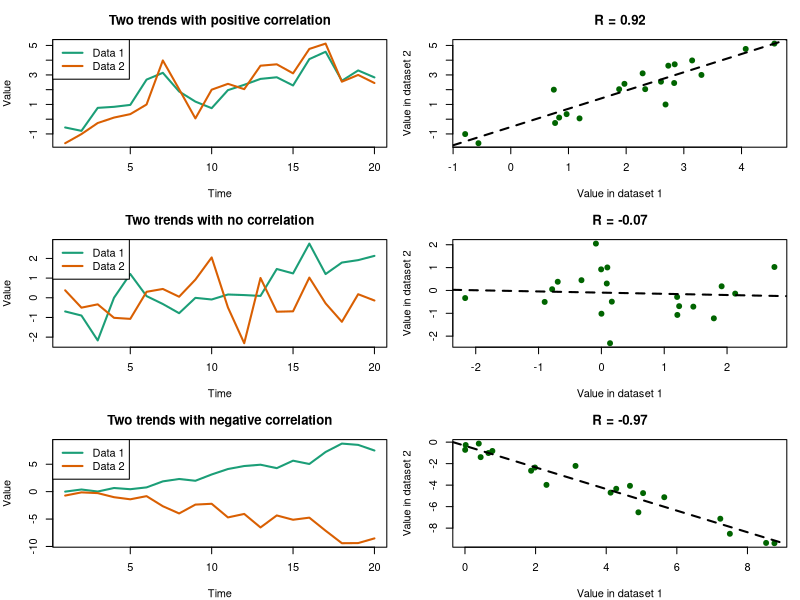

Source code (R):
set.seed(123)

# Generate three types of relationships
n <- 20

# 1. Strong positive correlation
data1_pos <- cumsum(rnorm(n))
data2_pos <- data1_pos + rnorm(n, sd = 1)
cor_pos <- cor(data1_pos, data2_pos)

# 2. No correlation
data1_none <- cumsum(rnorm(n))
data2_none <- rnorm(n)
cor_none <- cor(data1_none, data2_none)

# 3. Strong negative correlation
data1_neg <- cumsum(rnorm(n))
data2_neg <- -data1_neg + rnorm(n, sd = 1)
cor_neg <- cor(data1_neg, data2_neg)

# Set up 3 rows and 2 columns of plots
par(mfrow = c(3, 2), mar = c(4, 4, 3, 1))  # Layout + margins

# ----------- Positive Correlation -----------
# Time series
plot(data1_pos, type = "l", col = "#1B9E77", lwd = 2, ylim = range(c(data1_pos, data2_pos)),
     ylab = "Value", xlab = "Time", main = "Two trends with positive correlation")
lines(data2_pos, col = "#D95F02", lwd = 2)
legend("topleft", legend = c("Data 1", "Data 2"), col = c("#1B9E77", "#D95F02"), lwd = 2)

# Scatterplot
plot(data1_pos, data2_pos, pch = 19, col = "darkgreen",
     xlab = "Value in dataset 1", ylab = "Value in dataset 2",
     main = paste("R =", round(cor_pos, 2)))
abline(lm(data2_pos ~ data1_pos), col = "black", lwd = 2, lty = 2)

# ----------- No Correlation -----------
plot(data1_none, type = "l", col = "#1B9E77", lwd = 2, ylim = range(c(data1_none, data2_none)),
     ylab = "Value", xlab = "Time", main = "Two trends with no correlation")
lines(data2_none, col = "#D95F02", lwd = 2)
legend("topleft", legend = c("Data 1", "Data 2"), col = c("#1B9E77", "#D95F02"), lwd = 2)

plot(data1_none, data2_none, pch = 19, col = "darkgreen",
     xlab = "Value in dataset 1", ylab = "Value in dataset 2",
     main = paste("R =", round(cor_none, 2)))
abline(lm(data2_none ~ data1_none), col = "black", lwd = 2, lty = 2)

# ----------- Negative Correlation -----------
plot(data1_neg, type = "l", col = "#1B9E77", lwd = 2, ylim = range(c(data1_neg, data2_neg)),
     ylab = "Value", xlab = "Time", main = "Two trends with negative correlation")
lines(data2_neg, col = "#D95F02", lwd = 2)
legend("topleft", legend = c("Data 1", "Data 2"), col = c("#1B9E77", "#D95F02"), lwd = 2)

plot(data1_neg, data2_neg, pch = 19, col = "darkgreen",
     xlab = "Value in dataset 1", ylab = "Value in dataset 2",
     main = paste("R =", round(cor_neg, 2)))
abline(lm(data2_neg ~ data1_neg), col = "black", lwd = 2, lty = 2)
